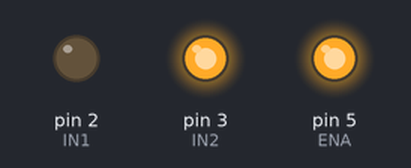
The sketch below on a simulated Arduino Uno, built with avr-gcc and run on an emulated ATmega328P. On the bench: output pins drawn as LEDs (lit = HIGH).

Above: at 1.5 s.
At 3.5 s:
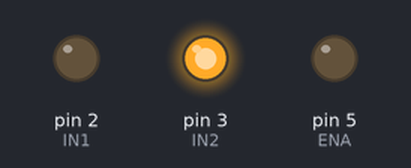
Timing chart, 0 to 4.6 s (numbered marks = the images above):
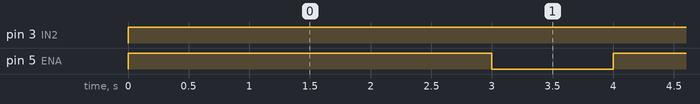

Measured:
- by itself, pin 3 (IN2): LOW → HIGH at 0.00 s
- by itself, pin 5 (ENA): alternates HIGH for 3.0 s and LOW for 1.0 s

The sketch:

Drone_0.1.ino
```cpp
int ENA = 5;
int IN1 = 2;
int IN2 = 3;

void setup() {
  pinMode(ENA, OUTPUT);
  pinMode(IN1, OUTPUT);
  pinMode(IN2, OUTPUT);
}

void loop() {
  digitalWrite(ENA, HIGH);
  digitalWrite(IN1, LOW);
  digitalWrite(IN2, HIGH);

  delay(3000);
  digitalWrite(ENA, LOW);
  delay(1000);

}
```
